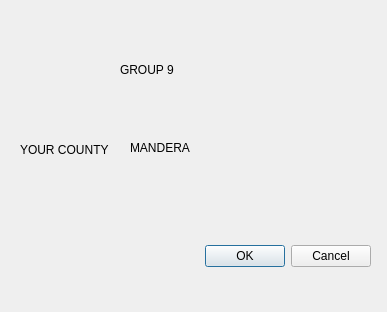
<?xml version="1.0" encoding="UTF-8"?>
<ui version="4.0">
 <class>shapefileloaderDialogBase</class>
 <widget class="QDialog" name="shapefileloaderDialogBase">
  <property name="geometry">
   <rect>
    <x>0</x>
    <y>0</y>
    <width>387</width>
    <height>312</height>
   </rect>
  </property>
  <property name="windowTitle">
   <string>Shapefile</string>
  </property>
  <widget class="QDialogButtonBox" name="button_box">
   <property name="geometry">
    <rect>
     <x>30</x>
     <y>240</y>
     <width>341</width>
     <height>32</height>
    </rect>
   </property>
   <property name="orientation">
    <enum>Qt::Horizontal</enum>
   </property>
   <property name="standardButtons">
    <set>QDialogButtonBox::Cancel|QDialogButtonBox::Ok</set>
   </property>
  </widget>
  <widget class="QLabel" name="label">
   <property name="geometry">
    <rect>
     <x>20</x>
     <y>140</y>
     <width>91</width>
     <height>20</height>
    </rect>
   </property>
   <property name="text">
    <string>YOUR COUNTY IS</string>
   </property>
  </widget>
  <widget class="QLabel" name="label_2">
   <property name="geometry">
    <rect>
     <x>120</x>
     <y>60</y>
     <width>141</width>
     <height>20</height>
    </rect>
   </property>
   <property name="text">
    <string>GROUP 9</string>
   </property>
  </widget>
  <widget class="QLabel" name="label_3">
   <property name="geometry">
    <rect>
     <x>130</x>
     <y>140</y>
     <width>81</width>
     <height>16</height>
    </rect>
   </property>
   <property name="text">
    <string>MANDERA</string>
   </property>
  </widget>
 </widget>
 <resources/>
 <connections>
  <connection>
   <sender>button_box</sender>
   <signal>accepted()</signal>
   <receiver>shapefileloaderDialogBase</receiver>
   <slot>accept()</slot>
   <hints>
    <hint type="sourcelabel">
     <x>20</x>
     <y>20</y>
    </hint>
    <hint type="destinationlabel">
     <x>20</x>
     <y>20</y>
    </hint>
   </hints>
  </connection>
  <connection>
   <sender>button_box</sender>
   <signal>rejected()</signal>
   <receiver>shapefileloaderDialogBase</receiver>
   <slot>reject()</slot>
   <hints>
    <hint type="sourcelabel">
     <x>20</x>
     <y>20</y>
    </hint>
    <hint type="destinationlabel">
     <x>20</x>
     <y>20</y>
    </hint>
   </hints>
  </connection>
 </connections>
</ui>
